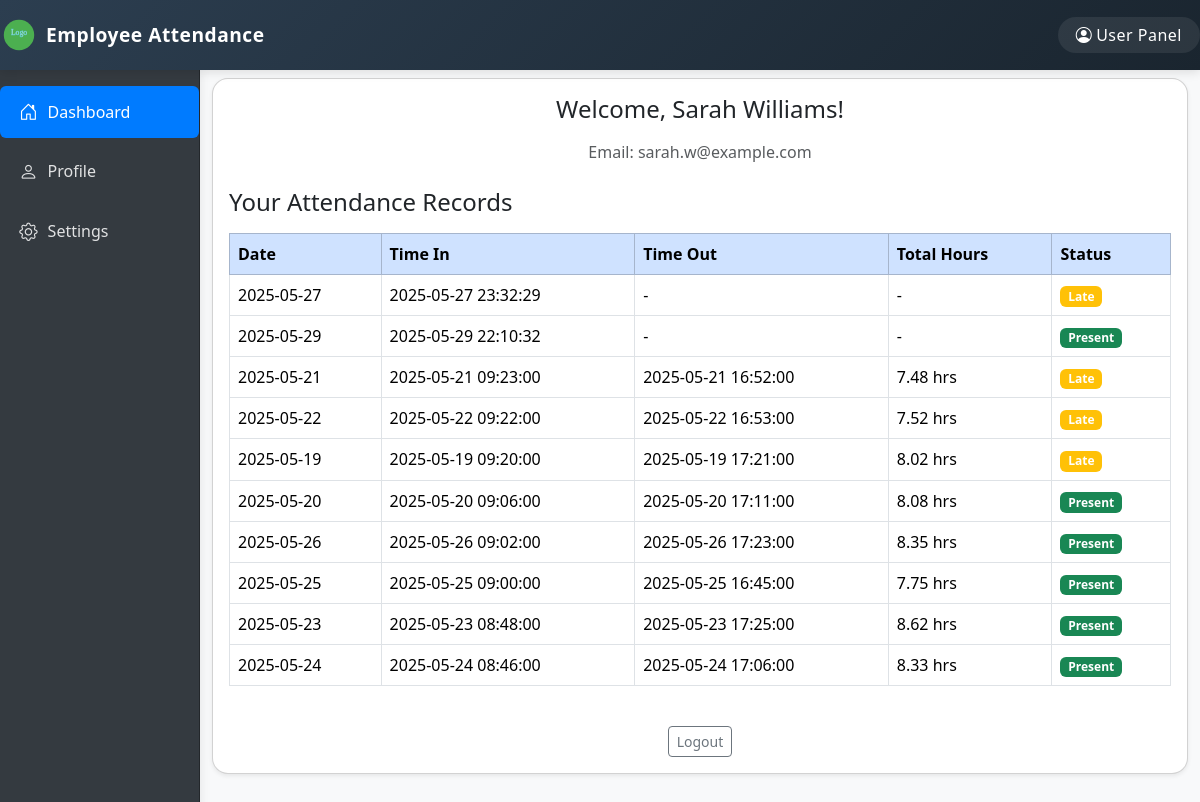
The page /views/user/dashboard.php (signed in) on the database as committed earlier.
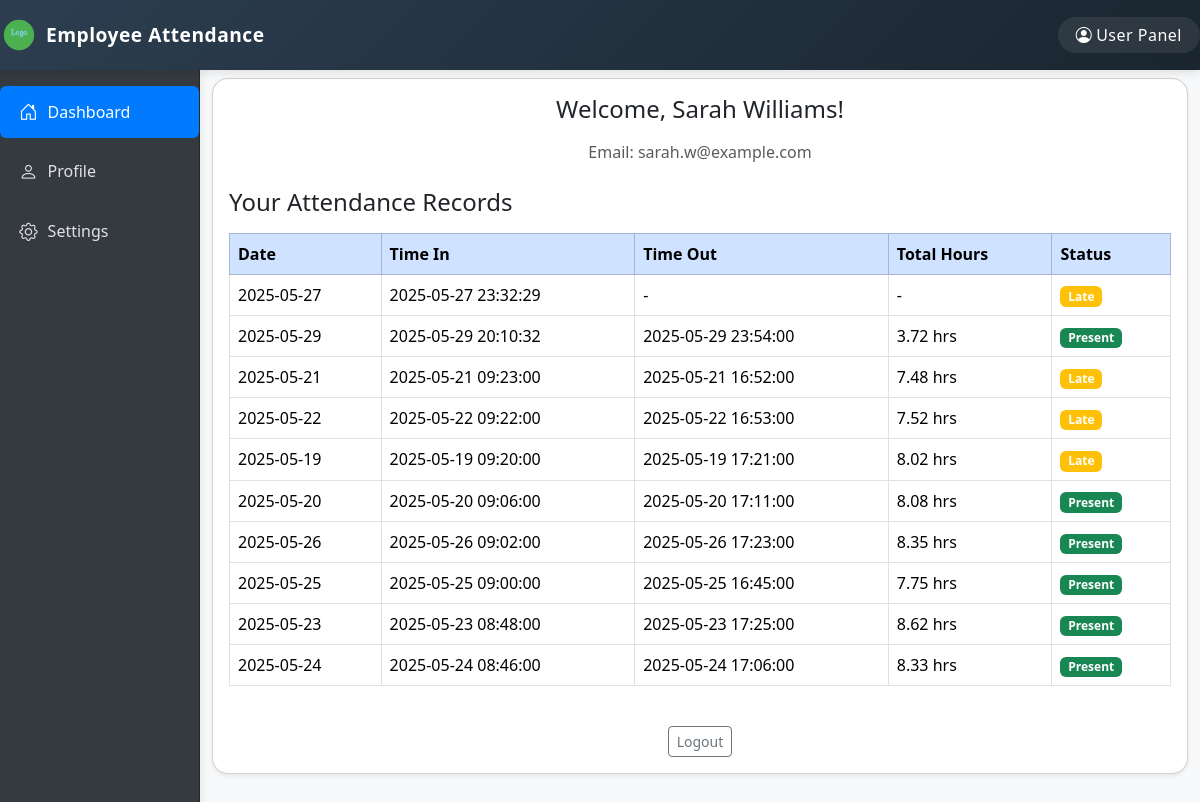
The same page on the database as committed later.
### tables this page shows
CREATE TABLE `morning_time_log` (
  `id` int(11) NOT NULL,
  `employee_id` int(11) NOT NULL,
  `time_in` datetime DEFAULT NULL,
  `time_out` datetime DEFAULT NULL,
  `status` enum('present','late','absent') DEFAULT 'absent'
);

### db/connect.php (called while the page is built, shortened)
<?php
$host = "localhost";
$username = "root";
$password = "";
$database = "employee_attendance";
try {
    $conn = new mysqli($host, $username, $password, $database);
    return $conn;
} catch (Exception $e) {
    die("Database connection error: " . $e->getMessage());
}
?>

### controller/user/user_dashboard.php (called while the page is built, shortened)
<?php
require_once '../../db/connect.php';
$user_id = $_SESSION['user_id'];
$stmt = $conn->prepare("SELECT username, email FROM users WHERE id = ?");
$stmt->bind_param("i", $user_id);
$stmt->execute();
$user_result = $stmt->get_result();
$user = $user_result->fetch_assoc();
$stmt = $conn->prepare("SELECT id, DATE(time_in) AS date, TIME(time_in) AS time_in, TIME(time_out) AS time_out, time_in, time_out, status
    FROM morning_time_log
    WHERE employee_id = ? AND time_in IS NOT NULL AND TIME(time_in) != '00:00:00'
    ORDER BY time_in DESC");
$stmt->bind_param("i", $user_id);
$stmt->execute();
$attendance_result = $stmt->get_result();
$attendance = [];
while ($row = $attendance_result->fetch_assoc()) {
    $hours = '-';
    if (!empty($row['time_out']) && !empty($row['time_in'])) {
        $timeIn = new DateTime($row['time_in']);
        $timeOut = new DateTime($row['time_out']);
        $interval = $timeIn->diff($timeOut);
        $hours = $interval->h + ($interval->i / 60);
        $hours = round($hours, 2) . ' hrs';
    }
    $row['total_hours'] = $hours;
    $attendance[] = $row;
}
return [
    'user' => $user,
    'attendance' => $attendance
];

### views/user/dashboard.php (the view, shortened to what the changed rows need)
<?php
$data = include_once '../../controller/user/user_dashboard.php';
$user = $data['user'];
$attendance = $data['attendance'];
?>
<!DOCTYPE html>
<html lang="en">
<head>
    <link rel="stylesheet" href="../../assets/css/bootstrap.min.css">
</head>
<body class="bg-light">
<?php
require_once '../../includes/user/header.php';
?>
<div class="container-fluid" style="min-height:100vh;">
    <div class="row">
            <?php require_once '../../includes/user/sidebar.php'; ?>
        <div class="col-md-10 main-content-user">
            <div class="card shadow-sm rounded-4 mb-4">
                <div class="card-body">
                    <h2 class="h4 mb-3 text-center">Welcome, <?php echo htmlspecialchars($user['username']); ?>!</h2>
                    <div class="table-responsive">
                        <table class="table table-bordered table-hover align-middle">
                            <thead class="table-primary">
                                <tr>
                                    <th>Date</th>
                                    <th>Time In</th>
                                    <th>Time Out</th>
                                    <th>Total Hours</th>
                                    <th>Status</th>
                                </tr>
                            </thead>
                            <tbody>
                                <?php if (empty($attendance)): ?>
                                    <tr>
                                        <td colspan="5" class="text-center text-muted">No attendance records found.</td>
                                    </tr>
                                <?php else: ?>
                                    <?php foreach ($attendance as $row): ?>
                                        <tr>
                                            <td><?php echo htmlspecialchars($row['date']); ?></td>
                                            <td><?php echo htmlspecialchars($row['time_in']); ?></td>
                                            <td><?php echo htmlspecialchars($row['time_out'] ?? '-'); ?></td>
                                            <td><?php echo htmlspecialchars($row['total_hours']); ?></td>
                                            <td>
                                                <?php
                                                    $badge = 'secondary';
                                                    if ($row['status'] === 'present') $badge = 'success';
                                                    elseif ($row['status'] === 'late') $badge = 'warning';
                                                    elseif ($row['status'] === 'absent') $badge = 'danger';
                                                ?>
                                                <span class="badge bg-<?php echo $badge; ?>">
                                                    <?php echo ucfirst($row['status']); ?>
                                                </span>
                                            </td>
                                        </tr>
                                    <?php endforeach; ?>
                                <?php endif; ?>
                            </tbody>
                        </table>
                    </div>
                </div>
            </div>
        </div>
    </div>
</div>
</body>
</html>

Rows that differ between the two databases and show on the page:
changed morning_time_log (number 2 of 10 on the later page): time_in "2025-05-29 22:10:32" → "2025-05-29 20:10:32"; time_out "-" → "2025-05-29 23:54:00"; total_hours "-" → "3.72 hrs"
